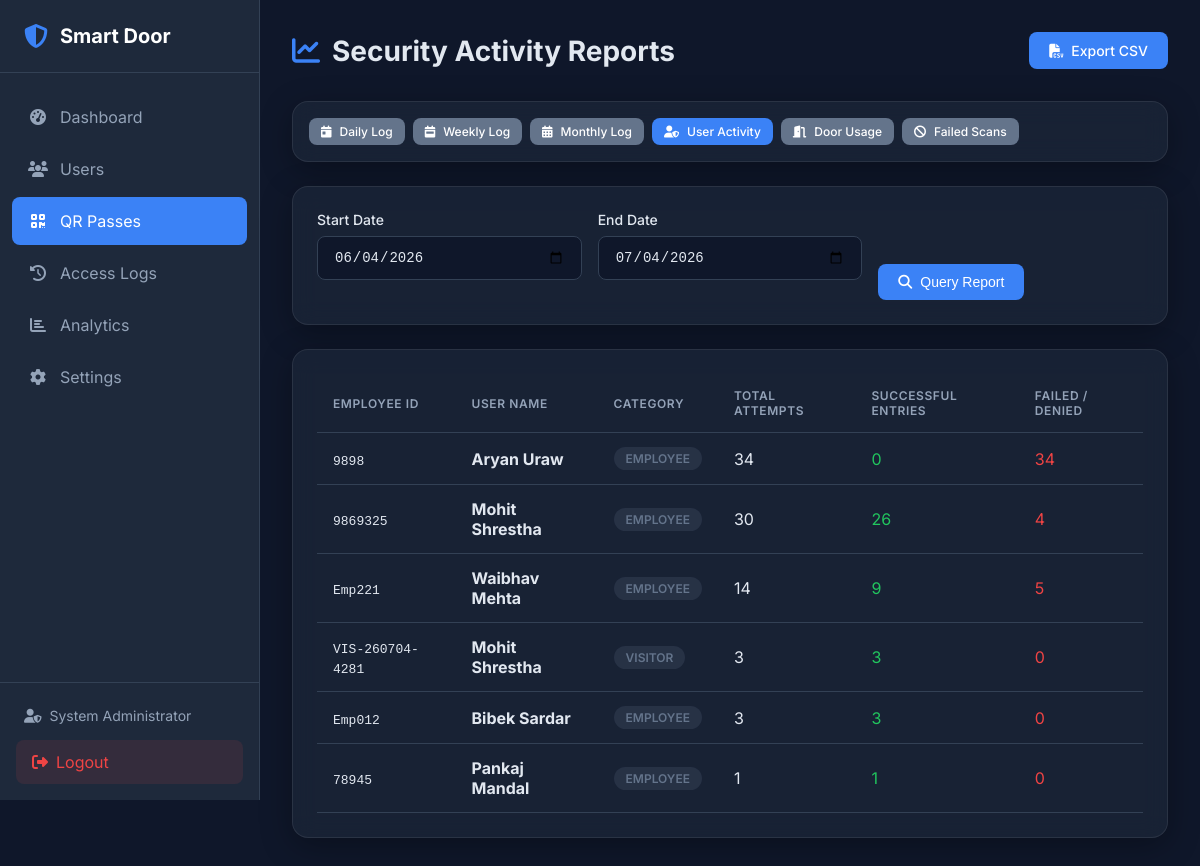
Before: /admin/qr/reports?type=user&start_date=2026-06-04&end_date=2026-07-04 (signed in) with the older database file.
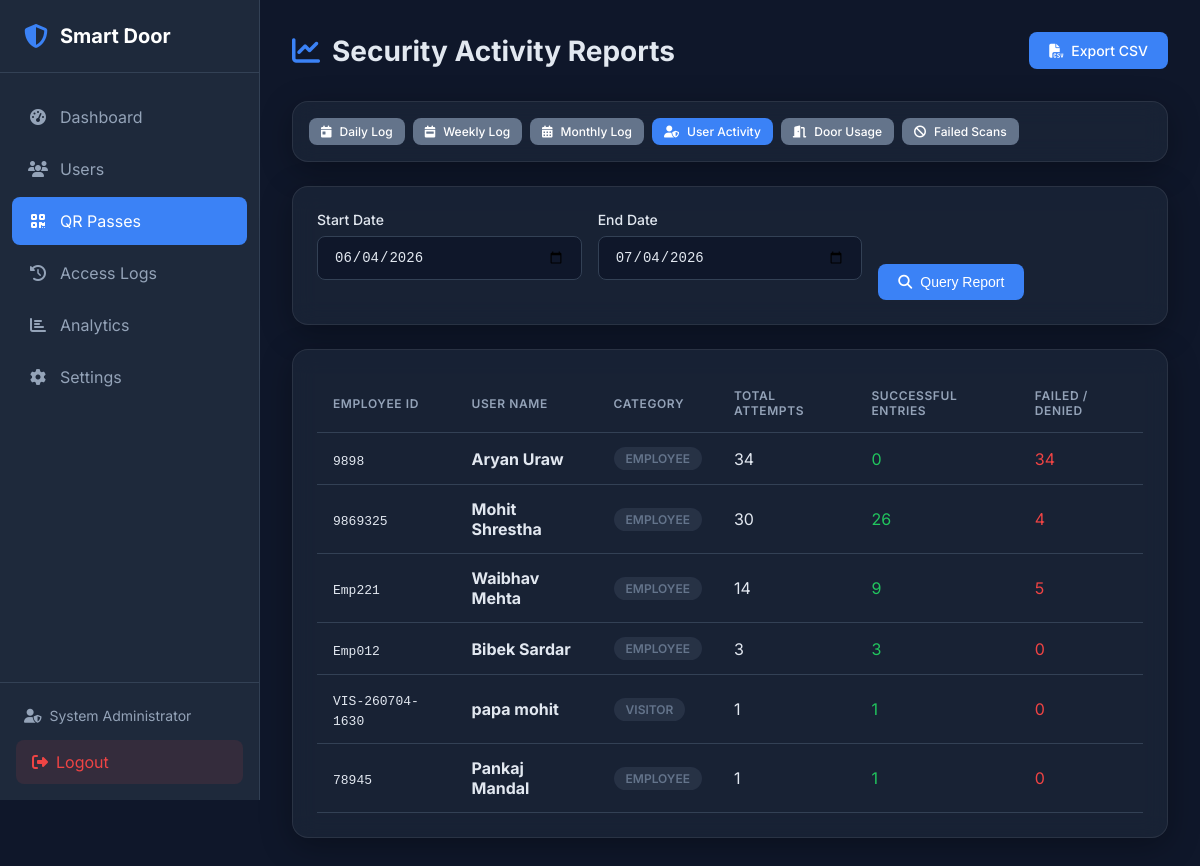
After: the same page with the newer database file.
### tables this page shows
CREATE TABLE users (
    id INTEGER PRIMARY KEY AUTOINCREMENT,
    employee_id VARCHAR(50) UNIQUE NOT NULL,
    first_name VARCHAR(50) NOT NULL,
    last_name VARCHAR(50) NOT NULL,
    email VARCHAR(100) UNIQUE,
    phone VARCHAR(20),
    department VARCHAR(100),
    designation VARCHAR(100),
    is_active BOOLEAN DEFAULT 1,
    face_enrolled BOOLEAN DEFAULT 0,
    fingerprint_enrolled BOOLEAN DEFAULT 0,
    created_at DATETIME DEFAULT CURRENT_TIMESTAMP,
    updated_at DATETIME DEFAULT CURRENT_TIMESTAMP,
    created_by INTEGER, user_type VARCHAR(50) DEFAULT 'Employee', access_level VARCHAR(50) DEFAULT 'Normal', allowed_doors TEXT DEFAULT 'Main Entrance', status VARCHAR(20) DEFAULT 'Active', expiration_date DATETIME NULL,
    FOREIGN KEY (created_by) REFERENCES admin(id)
);

### web/routes/qr_routes.py (the view)
@qr_bp.route('/admin/qr/reports')
@login_required
def reports():
    report_type = request.args.get('type', 'daily')
    start_date_str = request.args.get('start_date')
    end_date_str = request.args.get('end_date')
    today = date.today()
    start = today - timedelta(days=30)
    end = today
    if start_date_str:
        try:
            start = datetime.strptime(start_date_str, '%Y-%m-%d').date()
        except ValueError:
            pass
    if end_date_str:
        try:
            end = datetime.strptime(end_date_str, '%Y-%m-%d').date()
        except ValueError:
            pass
    reports_data = qr_repo.get_reports_data(report_type, start, end)
    return render_template(
        'qr/reports.html',
        data=reports_data,
        report_type=report_type,
        start_date=start.strftime('%Y-%m-%d'),
        end_date=end.strftime('%Y-%m-%d')
    )

### database/db_manager.py (called while the page is built, shortened)
    def _get_connection(self) -> sqlite3.Connection:
        return self._local.connection

    def execute(self, query: str, params: tuple = ()) -> sqlite3.Cursor:
        conn = self._get_connection()
        cursor = conn.cursor()
        cursor.execute(query, params)
        return cursor

### web/routes/qr_routes.py (called while the page is built)
def login_required(f):
    @wraps(f)
    def decorated_function(*args, **kwargs):
        if 'admin_id' not in session:
            flash('Please log in to access this page.', 'warning')
            return redirect(url_for('login'))
        return f(*args, **kwargs)
    return decorated_function

### web/templates/qr/reports.html (shortened to what the changed rows need)
{% extends "base.html" %}
{% block extra_css %}
<link rel="stylesheet" href="{{ url_for('static', filename='css/qr.css') }}">
{% endblock %}
{% block content %}
<div class="page-header">
    <h1><i class="fas fa-chart-line"></i> Security Activity Reports</h1>
</div>
<div class="qr-glass-card">
    <div class="table-responsive">
        {% if data %}
            <table class="table">
                <thead>
                    <tr>
                        {% if report_type == 'daily' %}
                            <th>Access Date</th>
                            <th>Total Attempts</th>
                            <th>Successful entries</th>
                            <th>Failed / Denied</th>
                        {% elif report_type == 'weekly' %}
                            <th>Week Number</th>
                            <th>Week Start Date</th>
                            <th>Total Attempts</th>
                            <th>Successful entries</th>
                            <th>Failed / Denied</th>
                        {% elif report_type == 'monthly' %}
                            <th>Month / Year</th>
                            <th>Total Attempts</th>
                            <th>Successful entries</th>
                            <th>Failed / Denied</th>
                        {% elif report_type == 'user' %}
                            <th>Employee ID</th>
                            <th>User Name</th>
                            <th>Category</th>
                            <th>Total Attempts</th>
                            <th>Successful entries</th>
                            <th>Failed / Denied</th>
                        {% elif report_type == 'door' %}
                            <th>Door Name</th>
                            <th>Total Attempts</th>
                            <th>Successful entries</th>
                            <th>Failed / Denied</th>
                        {% endif %}
                    </tr>
                </thead>
                <tbody>
                    {% for row in data %}
                    <tr>
                        {% if report_type == 'daily' %}
                            <td><strong>{{ row.access_date }}</strong></td>
                            <td>{{ row.total_attempts }}</td>
                            <td><span class="text-success">{{ row.successful }}</span></td>
                            <td><span class="text-danger">{{ row.failed }}</span></td>
                        {% elif report_type == 'weekly' %}
                            <td>Week {{ row.week_num }}</td>
                            <td>{{ row.week_start }}</td>
                            <td>{{ row.total_attempts }}</td>
                            <td><span class="text-success">{{ row.successful }}</span></td>
                            <td><span class="text-danger">{{ row.failed }}</span></td>
                        {% elif report_type == 'monthly' %}
                            <td><strong>{{ row.month_year }}</strong></td>
                            <td>{{ row.total_attempts }}</td>
                            <td><span class="text-success">{{ row.successful }}</span></td>
                            <td><span class="text-danger">{{ row.failed }}</span></td>
                        {% elif report_type == 'user' %}
                            <td><code>{{ row.employee_id }}</code></td>
                            <td><strong>{{ row.user_name }}</strong></td>
                            <td><span class="badge badge-secondary">{{ row.user_type }}</span></td>
                            <td>{{ row.total_attempts }}</td>
                            <td><span class="text-success">{{ row.successful }}</span></td>
                            <td><span class="text-danger">{{ row.failed }}</span></td>
                        {% elif report_type == 'door' %}
                            <td><strong>{{ row.door }}</strong></td>
                            <td>{{ row.total_attempts }}</td>
                            <td><span class="text-success">{{ row.successful }}</span></td>
                            <td><span class="text-danger">{{ row.failed }}</span></td>
                        {% endif %}
                    </tr>
                    {% endfor %}
                </tbody>
            </table>
        {% else %}
            <div class="empty-state">
                <i class="fas fa-folder-open"></i>
                <h3>No Logs Found</h3>
                <p>No activity log entries matched the selected timeframe.</p>
            </div>
        {% endif %}
    </div>
</div>
{% endblock %}

Changed rows visible on the page:
removed users: employee_id "VIS-260704-4281", user_name "Mohit Shrestha", user_type "VISITOR", total_attempts "3", successful "3", failed "0"
added users: employee_id "VIS-260704-1630", user_name "papa mohit", user_type "VISITOR", total_attempts "1", successful "1", failed "0"
